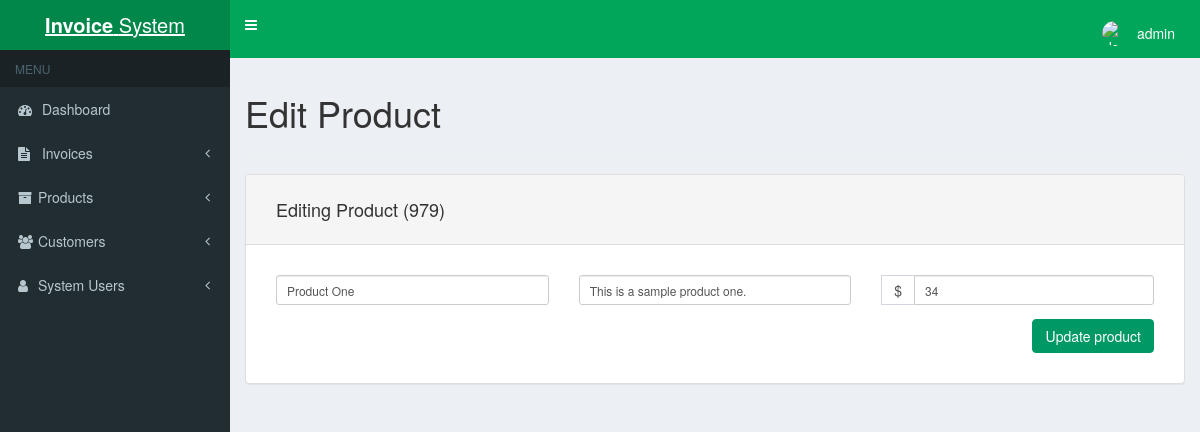
Page /product-edit.php?id=979 (signed in) on the committed database.
### tables this page shows
CREATE TABLE `products` (
  `product_id` int(11) NOT NULL,
  `product_name` text NOT NULL,
  `product_desc` text NOT NULL,
  `product_price` varchar(255) DEFAULT NULL
);

### product-edit.php (the view, shortened to what this page needs)
<?php
include('header.php');
$getID = $_GET['id'];
$mysqli = new mysqli(DATABASE_HOST, DATABASE_USER, DATABASE_PASS, DATABASE_NAME);
$query = "SELECT * FROM products WHERE product_id = '" . $mysqli->real_escape_string($getID) . "'";
$result = mysqli_query($mysqli, $query);
if($result) {
	while ($row = mysqli_fetch_assoc($result)) {
		$product_name = $row['product_name'];
		$product_desc = $row['product_desc'];
		$product_price = $row['product_price'];
	}
}
?>
<h1>Edit Product</h1>
<hr>
<div class="row">
	<div class="col-xs-12">
		<div class="panel panel-default">
			<div class="panel-heading">
				<h4>Editing Product (<?php echo $getID; ?>)</h4>
			</div>
			<div class="panel-body form-group form-group-sm">
				<form method="post" id="update_product">
					<div class="row">
						<div class="col-xs-4">
							<input type="text" class="form-control required" name="product_name" placeholder="Enter product name" value="<?php echo $product_name; ?>">
						</div>
						<div class="col-xs-4">
							<input type="text" class="form-control required" name="product_desc" placeholder="Enter product description" value="<?php echo $product_desc; ?>">
						</div>
						<div class="col-xs-4">
							<div class="input-group">
								<span class="input-group-addon"><?php echo CURRENCY ?></span>
								<input type="text" name="product_price" class="form-control required" placeholder="0.00" aria-describedby="sizing-addon1" value="<?php echo $product_price; ?>">
							</div>
						</div>
					</div>
					<div class="row">
						<div class="col-xs-12 margin-top btn-group">
							<input type="submit" id="action_update_product" class="btn btn-success float-right" value="Update product" data-loading-text="Updating...">
						</div>
					</div>
				</form>
			</div>
		</div>
	</div>
<?php
	include('footer.php');
?>

### css/styles.css (style rules this page uses)
body { padding: 0; background-color: #00a65a; }
.btn-success { background-color: #009966; border-color: #009966; }
.panel-body { padding: 30px 30px 15px 30px; }
.panel-heading { padding: 15px 30px 15px 30px; }
.float-right { float: right !important; }
.margin-top { margin-top: 1em; }

### rows in the picture
products: product_name "Product One", product_desc "This is a sample product one.", product_price "34"

### other values in the picture
$_SESSION['login_username'] "admin"
$getID "979"
CURRENCY "$"
